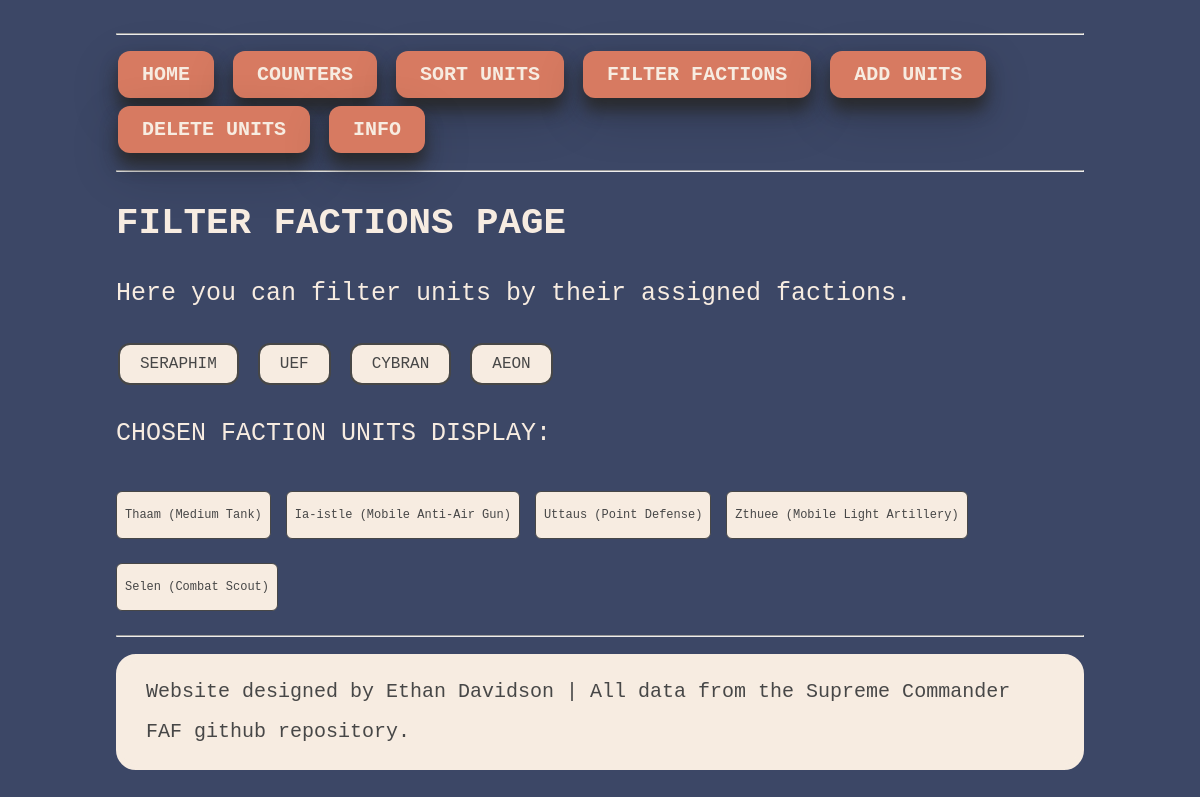
The page /filter_factions/0 on the database as committed earlier.
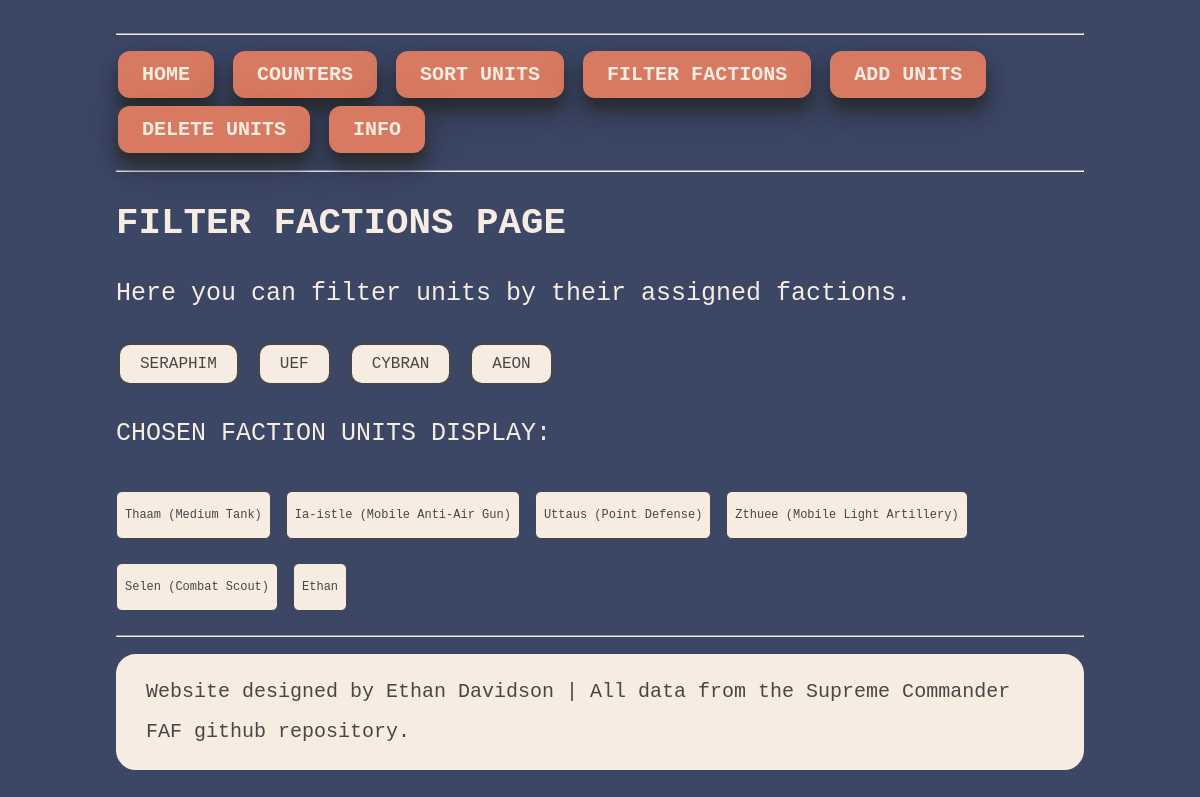
The same page on the database as committed later.
### tables this page shows
CREATE TABLE Units_T1_Land (ID INTEGER PRIMARY KEY AUTOINCREMENT, Name TEXT, Health INT, DPS INT, Mass_Cost INT, Energy_Cost INT, "Range" INT, Speed INT, Faction_ID INT REFERENCES Faction (ID));

### sc_web.py (the view)
@app.route('/filter_factions/<int:fac>')
def filter_factions(fac):
	faction_column_names = ['UEF', 'Cybran', 'Aeon', 'Seraphim']
	try:
		with sqlite3.connect(TARGET_DATABASE_FILE) as connection:
			cursor = connection.cursor()
			query = """
				SELECT Units_T1_Land.Name, Units_T1_Land.Health,
				Units_T1_Land.DPS, Units_T1_Land.Mass_Cost,
				Units_T1_Land.Energy_Cost, Units_T1_Land.Range,
				Units_T1_Land.Speed, Faction.Faction_Name
				FROM Units_T1_Land JOIN Faction ON Units_T1_Land.Faction_ID=Faction.ID WHERE Faction.Faction_Name = ?;"""
			cursor.execute(query, (faction_column_names[int(fac) - 1],))
			results = cursor.fetchall()
	except:
	  	return render_template("404.html")
	return render_template('filter_factions.html', fac = fac, data=results)

### templates/filter_factions.html
{% extends "layout.html" %}
{% block content %}
		<h2> FILTER FACTIONS PAGE </h2>
        <p>Here you can filter units by their assigned factions. </p>
          <a href="/filter_factions/0">
    		<button class="button_smaller button2" type="button">SERAPHIM</button>
		</a>
		<a href="/filter_factions/1">
    		<button class="button_smaller button2" type="button">UEF</button>
		</a>
		<a href="/filter_factions/2">
    		<button class="button_smaller button2" type="button">CYBRAN</button>
		</a>
		<a href="/filter_factions/3">
    		<button class="button_smaller button2" type="button">AEON</button>
		</a>
		<p> CHOSEN FACTION UNITS DISPLAY:</p>
         {% for unit in data %}
    	 <p class="greybox" >  {{unit[0]}}</p>
    	 {% endfor %}
{% endblock %}

Rows that differ between the two databases and show on the page:
added Units_T1_Land: Name "Ethan"
